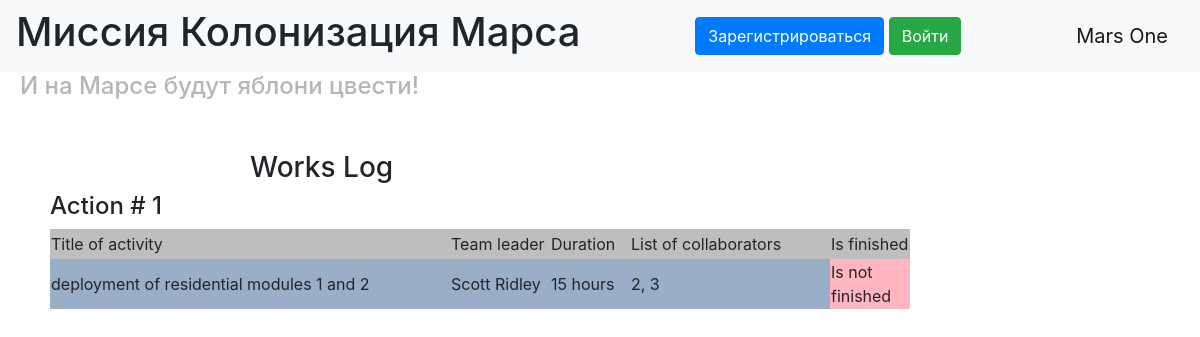
/, run on an earlier commit of the app's database.
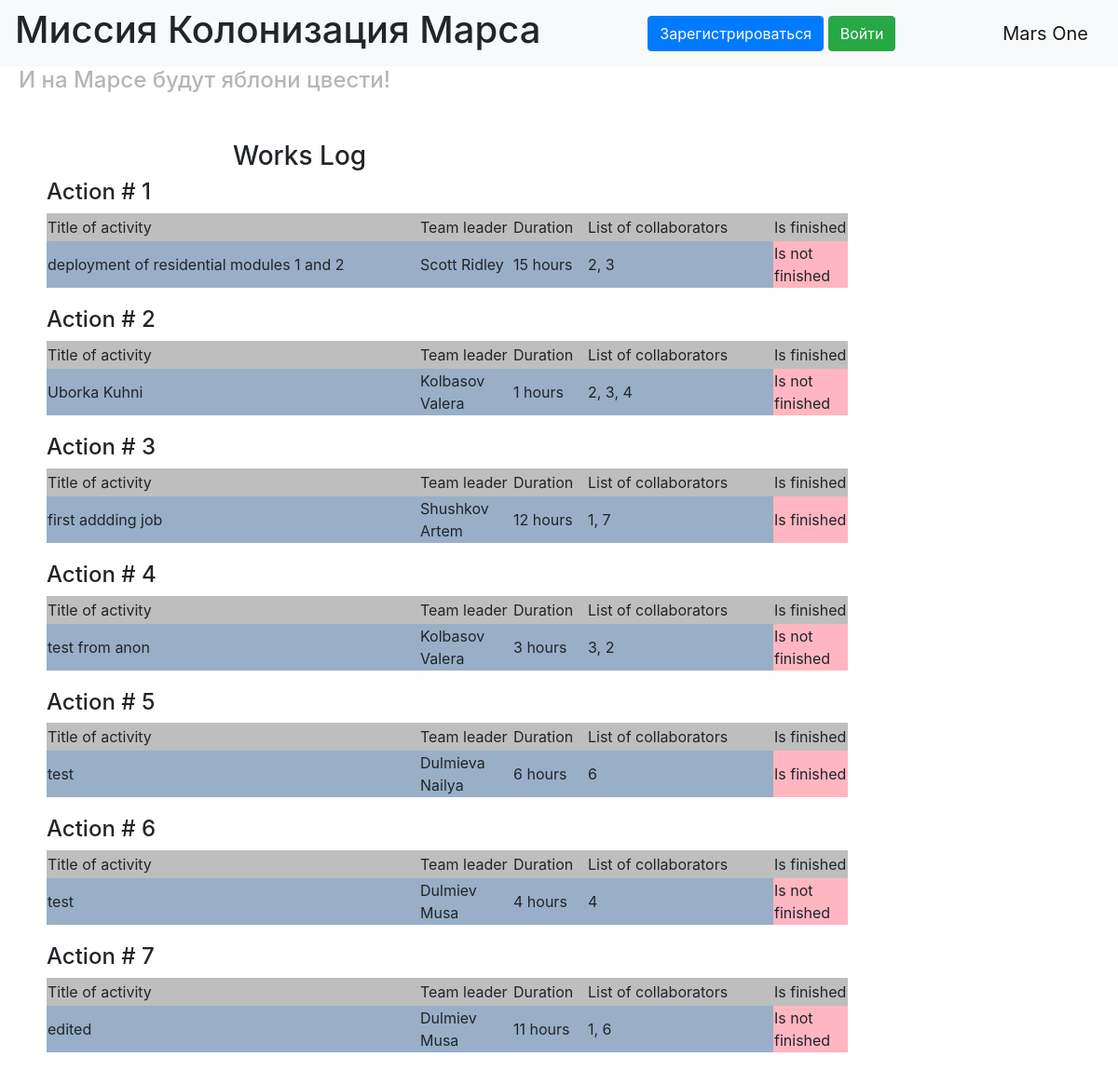
And on a later commit of the database.
### data/jobs.py (models this page shows)
class Jobs(SqlAlchemyBase, SerializerMixin):
    __tablename__ = 'jobs'
    id = sqlalchemy.Column(sqlalchemy.Integer,
                           primary_key=True, autoincrement=True)
    team_leader = sqlalchemy.Column(sqlalchemy.Integer,
                                    sqlalchemy.ForeignKey("users.id"))
    job = sqlalchemy.Column(sqlalchemy.String, nullable=True)
    work_size = sqlalchemy.Column(sqlalchemy.Integer, nullable=True)
    collaborators = sqlalchemy.Column(sqlalchemy.String, nullable=True)
    start_date = sqlalchemy.Column(sqlalchemy.DateTime, default=datetime.datetime.now)
    end_date = sqlalchemy.Column(sqlalchemy.DateTime)
    is_finished = sqlalchemy.Column(sqlalchemy.Boolean, default=True)

### main_old.py (the view)
@app.route("/")
def index():
    jobs = []
    for job in db_sess.query(Jobs).all():
        user = db_sess.query(User).filter(User.id == job.team_leader).first()
        name = user.surname + ' ' + user.name
        jobs.append((job.job, name, f'{job.work_size} hours', job.collaborators,
                     'Is finished' if job.is_finished else 'Is not finished',
                     current_user.is_authenticated and (job.team_leader == current_user.id or current_user.id == 1),
                     job.id))
    return render_template("index.html", style=url_for('static', filename='css/style.css'), jobs=jobs)

### templates/index.html (shortened to what this page needs)
{% extends "base.html" %}
{% block content %}
<div class="main_content">
    <h3 class="works_log">Works Log</h3>
    {% for job in jobs %}
        <h4>Action # {{loop.index}}</h4>
        <table class="job_table">
            <tr class="cap">
                <td width="400px" height="20px">Title of activity</td>
                <td width="100px" height="20px">Team leader</td>
                <td width="80px" height="20px">Duration</td>
                <td width="200px" height="20px">List of collaborators</td>
                <td width="80px" height="30px">Is finished</td>
            </tr>
            <tr class="info">
                <td width="400px" height="20px">{{job[0]}}</td>
                <td width="100px" height="20px">{{job[1]}}</td>
                <td width="80px" height="20px">{{job[2]}}</td>
                <td width="200px" height="20px">{{job[3]}}</td>
                <td width="80px" height="30px" class="is_finished_info">{{job[4]}}</td>
            </tr>
        </table>
    {% endfor %}
</div>
{% endblock %}
{% block style_block %}
<link href={{style}} rel="stylesheet" type="text/css">
{% endblock %}

What changed in the data, as far as the page shows it:
added Jobs: job "Uborka Kuhni", job "Kolbasov Valera", job "1 hours", collaborators "2, 3, 4", job "Is not finished"
added Jobs: job "first addding job", job "Shushkov Artem", job "12 hours", collaborators "1, 7", job "Is finished"
added Jobs: job "test from anon", job "Kolbasov Valera", job "3 hours", collaborators "3, 2", job "Is not finished"
added Jobs: job "test", job "Dulmieva Nailya", job "6 hours", work_size "6", job "Is finished"
added Jobs: job "test", job "Dulmiev Musa", job "4 hours", work_size "4", job "Is not finished"
added Jobs: job "edited", job "Dulmiev Musa", job "11 hours", collaborators "1, 6", job "Is not finished"
